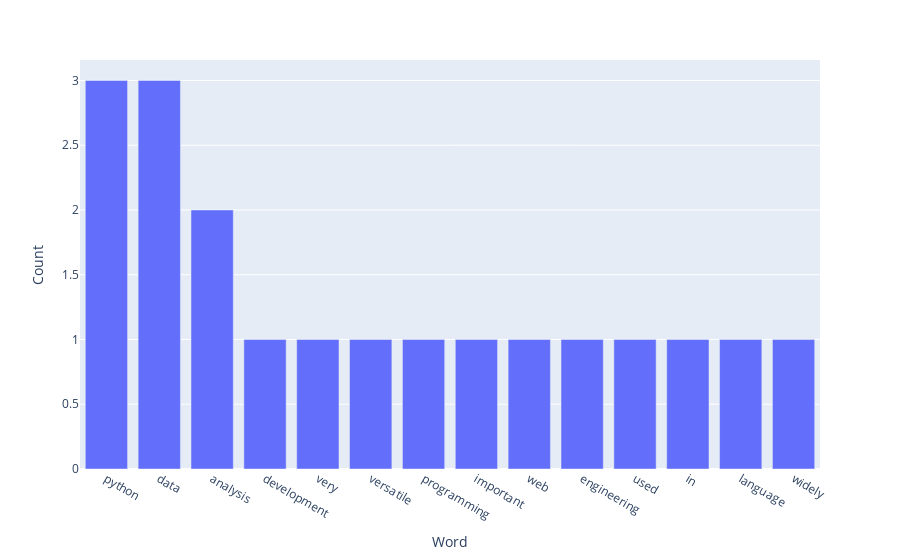

Notebook source saved alongside this figure:
### Code cell
fig = count_word_frequency(text, stopwords)
fig.show()

### Figure 1 — Plotly figure (JSON) as saved in the notebook; plotly's stock layout.template omitted (floating-point values rounded to 4 significant figures)
{"data": [{"alignmentgroup": "True", "hovertemplate": "Word=%{x}<br>Count=%{y}<extra></extra>", "legendgroup": "", "marker": {"color": "#636efa", "pattern": {"shape": ""}}, "name": "", "offsetgroup": "", "orientation": "v", "showlegend": false, "textposition": "auto", "type": "bar", "x": ["python", "data", "analysis", "development", "very", "versatile", "programming", "important", "web", "engineering", "used", "in", "language", "widely"], "xaxis": "x", "y": [3, 3, 2, 1, 1, 1, 1, 1, 1, 1, 1, 1, 1, 1], "yaxis": "y"}], "layout": {"barmode": "relative", "legend": {"tracegroupgap": 0}, "margin": {"t": 60}, "xaxis": {"anchor": "y", "domain": [0, 1], "title": {"text": "Word"}}, "yaxis": {"anchor": "x", "domain": [0, 1], "title": {"text": "Count"}}}}
